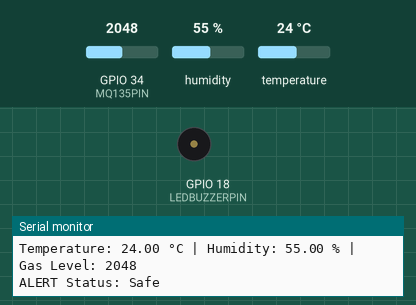
A sketch run on a simulated ESP32. Shown: buzzer (waves = sounding, pin HIGH), the last lines printed to the serial monitor. The inputs (shaded band) are chosen by the test bench; at power-on: humidity 55 %, GPIO 34 (MQ135PIN) = 2048, temperature 24 °C.

Above: at 4.8 s.
4.9 s: humidity set to 69 %
7.9 s: humidity set to 72 %
At 9.4 s:
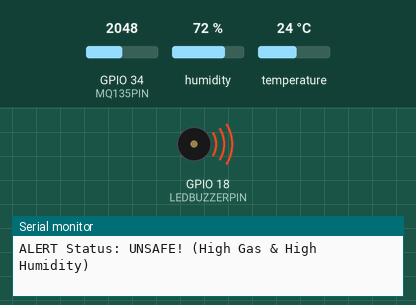
10.9 s: humidity set to 22 %
At 13.0 s:
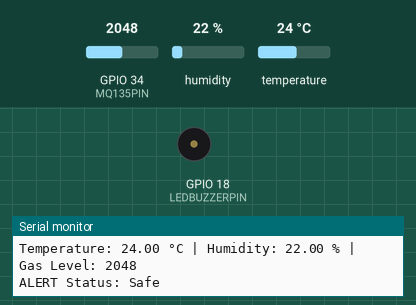
13.9 s: humidity set to 88 %
At 14.9 s:
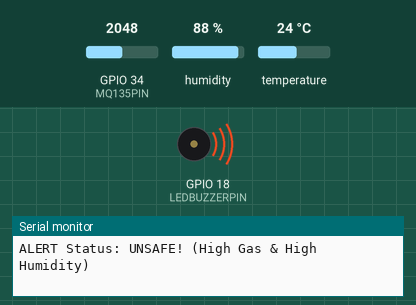
Timing chart, 0 to 16.9 s (numbered marks = the images above; inputs shaded):
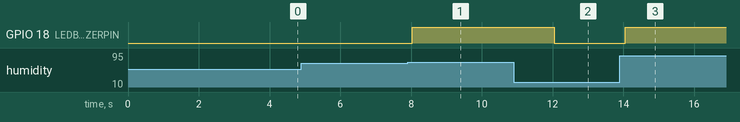

Measured:
- the behaviour switches between 70 and 71 % on humidity (found by bisection; images 0 and 1)
- after the input at 7.9 s, GPIO 18 (LEDBUZZERPIN): LOW → HIGH after 0.13 s
- after the input at 10.9 s, GPIO 18 (LEDBUZZERPIN): HIGH → LOW after 1.1 s
- after the input at 13.9 s, GPIO 18 (LEDBUZZERPIN): LOW → HIGH after 0.15 s

The sketch:

sketch.ino
```cpp
#include "DHT.h"
#define DHTPIN 23
#define MQ135PIN 34
#define LEDBUZZERPIN 18
#define DHTTYPE DHT22
const int GASTHRESHOLD = 1500;
const float HUMIDITYTHRESHOLD = 70.0;
DHT dht(DHTPIN, DHTTYPE);
void setup() {
  Serial.begin(115200);
  dht.begin();
  pinMode(LEDBUZZERPIN, OUTPUT);
  digitalWrite(LEDBUZZERPIN, LOW);
  Serial.println("Air Quality Safety Monitor Initialized");
}

void loop() {
  delay(2000);
  float humidity = dht.readHumidity();
  float temperature = dht.readTemperature();
  int gasLevel = analogRead(MQ135PIN);
  if (isnan(humidity) || isnan(temperature)) {
    Serial.println("Failed to read from DHT22 sensor!");
    return;
  }
  Serial.print("Temperature: ");
  Serial.print(temperature);
  Serial.print(" °C | Humidity: ");
  Serial.print(humidity);
  Serial.print(" % | Gas Level: ");
  Serial.println(gasLevel);
  if (gasLevel > GASTHRESHOLD && humidity > HUMIDITYTHRESHOLD) {
    digitalWrite(LEDBUZZERPIN, HIGH);
    Serial.println("ALERT Status: UNSAFE! (High Gas & High Humidity)");
  } else {
    digitalWrite(LEDBUZZERPIN, LOW);
    Serial.println("ALERT Status: Safe");
  }
}
```
